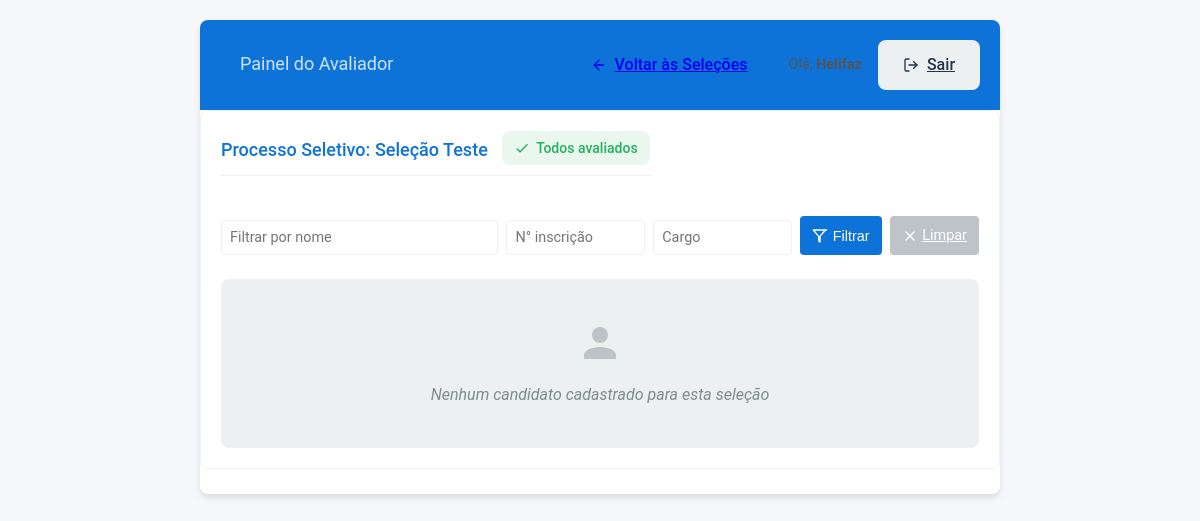
The page /painel/1/ (signed in) on the database as committed earlier.
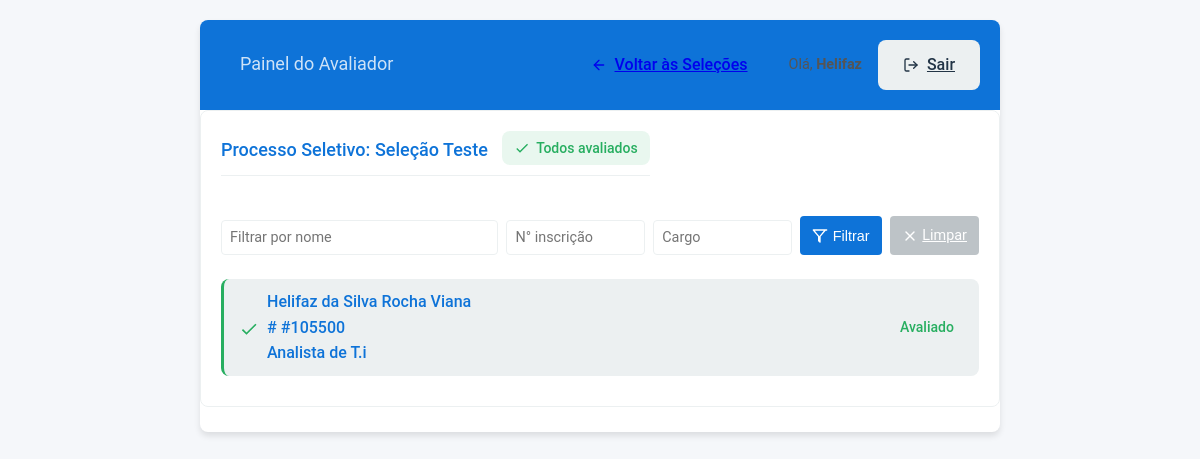
The same page on the database as committed later.
### analise_curricular/models.py (models this page shows, shortened)
class Selecao(models.Model):
    nome = models.CharField(max_length=200, unique=True, verbose_name="Nome da Seleção")
    descricao = models.TextField(blank=True, verbose_name="Descrição")
    ativa = models.BooleanField(default=True, verbose_name="Ativa para Avaliação")
    class Meta:
        verbose_name = "Seleção"
        verbose_name_plural = "Seleções"
        ordering = ['nome']

class Candidato(models.Model):
    REQUISITO_OPCOES = [
        ('Sim', 'Sim'),
        ('Nao', 'Não'),
    ]
    AVALIACAO_OPCOES = [
        ('Graduacao', 'Graduação'),
        ('Especializacao', 'Especialização'),
        ('Mestrado', 'Mestrado'),
        ('Doutorado', 'Doutorado'),
        ('Nao possui', 'Não possui'),
    ]
    selecao = models.ForeignKey(
        Selecao,
        on_delete=models.SET_NULL,
        null=True,
        blank=True,
        related_name='candidatos_da_selecao', # Mantido o nome que você escolheu
        verbose_name="Seleção"
    )
    nome = models.CharField(max_length=255, verbose_name="Nome do Candidato")
    inscricao = models.CharField(max_length=50, unique=True, verbose_name="Número de Inscrição")
    cargo = models.CharField(max_length=100, verbose_name="Cargo/Função")
    requisito = models.CharField(
        max_length=3,
        choices=REQUISITO_OPCOES,
        blank=True,
        null=True,
        verbose_name="Possui Requisitos para o Cargo"
    )
    avaliacao = models.CharField(
        max_length=15,
        choices=AVALIACAO_OPCOES,
        blank=True,
        null=True,
        verbose_name="Avaliação Curricular"
    )
    justificativa = models.TextField( # Mudei para TextField mas mantendo sua lógica
        blank=True,
        null=True,
        verbose_name="Justificativa (se 'Não possui')"
    )
    observacao = models.TextField(
        blank=True,
        null=True,
        verbose_name="Observações Adicionais"
    )
    pontuacao = models.IntegerField(
        default=0,
        verbose_name="Pontuação"
    )
    data_analise = models.DateField(
        auto_now_add=True,
        verbose_name="Data da Análise"
    )
    analisado = models.BooleanField(
        default=False,
        verbose_name="Analisado"
    )
    class Meta:
        verbose_name = "Candidato"
        verbose_name_plural = "Candidatos"
        ordering = ['nome', 'cargo'] # Mantido seu ordering original

### analise_curricular/views.py (the view)
# urls.py: path('painel/<int:selecao_id>/', views.painel_avaliador, name='painel_avaliador'),
@login_required
def painel_avaliador(request, selecao_id):
    selecao = get_object_or_404(Selecao, pk=selecao_id)
    candidatos = Candidato.objects.filter(selecao=selecao).order_by('inscricao')  # Note o campo 'inscricao'
    nome_filtro = request.GET.get('nome_filtro')
    inscricao_filtro = request.GET.get('inscricao')
    cargo_filtro = request.GET.get('cargo')
    if nome_filtro:
        candidatos = candidatos.filter(nome__icontains=nome_filtro)
    if inscricao_filtro:
        inscricao_limpa = ''.join(c for c in inscricao_filtro if c.isdigit())
        candidatos = candidatos.filter(inscricao__endswith=inscricao_limpa)
    if cargo_filtro:
        candidatos = candidatos.filter(cargo__icontains=cargo_filtro)
    context = {
        'selecao': selecao,
        'candidatos': candidatos,
        'todos_avaliados': not candidatos.filter(analisado=False).exists()
    }
    return render(request, 'Registration/painel_avaliador.html', context)

### analise_curricular/templates/Registration/painel_avaliador.html (shortened to what this page needs)
{% load static %}
<!DOCTYPE html>
<html lang="pt-br">
<head>
    <link rel="stylesheet" href="{% static 'CSS/style.css' %}">
</head>
<body>
    <div class="app-container">
        <header class="app-header">
            <div class="header-content">
                <h1>
                    <span class="selection-name">Painel do Avaliador</span>
                </h1>
                <div class="user-info">
                     <a href="{% url 'selecionar_selecao' %}" class="nav-button">
        <svg xmlns="http://www.w3.org/2000/svg" width="16" height="16" viewBox="0 0 24 24" fill="none" stroke="currentColor" stroke-width="2" stroke-linecap="round" stroke-linejoin="round">
            <path d="M19 12H5"></path>
            <path d="M12 19l-7-7 7-7"></path>
        </svg>
        Voltar às Seleções
    </a>
                                    <span class="welcome-message">Olá, <strong>{{ request.user.username }}</strong></span>
                <a href="{% url 'logout' %}" class="nav-button prev">
                    Sair
    </a>
</div>
            </div>
        </header>
        <main class="main-content">
            <section class="evaluation-section">
                <div class="section-header">
                    <h2 class="section-title">
                        Processo Seletivo: {{ selecao.nome }}
                        {% if todos_avaliados %}
                            <span class="status-badge success">
                                <svg width="16" height="16" viewBox="0 0 24 24">
                                    <path fill="currentColor" d="M9 16.17L4.83 12l-1.42 1.41L9 19 21 7l-1.41-1.41L9 16.17z"/>
                                </svg>
                                Todos avaliados
                            </span>
                        {% endif %}
                    </h2>
                    <div class="candidate-counter">
                    </div>
                </div>
                <form method="get" class="filter-form compact">
                <div class="filter-grid">
                    <div class="filter-group">
                        <input type="text" id="nome_filtro" name="nome_filtro" value="{{ request.GET.nome_filtro }}" placeholder="Filtrar por nome">
                    </div>
                    <div class="filter-group">
                    <input type="text"
                        id="inscricao"
                        name="inscricao"
                        value="{{ request.GET.inscricao|default:''|slice:'2:' }}"
                        placeholder="N° inscrição"
                        oninput="this.value = this.value.replace(/\D/g, '')">
                    </div>
                    <div class="filter-group">
                        <input type="text" id="cargo" name="cargo" value="{{ request.GET.cargo }}" placeholder="Cargo">
                    </div>
                    <div class="filter-actions">
                        <button type="submit" class="filter-button" title="Aplicar filtros">
                            <svg xmlns="http://www.w3.org/2000/svg" width="16" height="16" viewBox="0 0 24 24" fill="none" stroke="currentColor" stroke-width="2" stroke-linecap="round" stroke-linejoin="round">
                                <polygon points="22 3 2 3 10 12.46 10 19.19 12 21.19 12 12.46 20 3"></polygon>
                            </svg>
                            <span class="mobile-hidden">Filtrar</span>
                        </button>
                        <a href="{% url 'painel_avaliador' selecao.id %}" class="filter-button neutral" title="Limpar filtros">
                            <svg xmlns="http://www.w3.org/2000/svg" width="16" height="16" viewBox="0 0 24 24" fill="none" stroke="currentColor" stroke-width="2" stroke-linecap="round" stroke-linejoin="round">
                                <line x1="18" y1="6" x2="6" y2="18"></line>
                                <line x1="6" y1="6" x2="18" y2="18"></line>
                            </svg>
                            <span class="mobile-hidden">Limpar</span>
                        </a>
                    </div>
                </div>
            </form>
              <div class="candidates-container">
                {% if candidatos %}
                    <ul class="document-list">
                        {% for candidato in candidatos %}
                            <li class="candidate-item {% if candidato.analisado %}evaluated{% else %}pending{% endif %}">
                                <a href="{% url 'analisar_candidato' candidato.id %}" class="document-link">
                                    <span class="document-icon">
                                        {% if candidato.analisado %}
                                            <svg width="20" height="20" viewBox="0 0 24 24">
                                                <path fill="var(--success-color)" d="M9 16.17L4.83 12l-1.42 1.41L9 19 21 7l-1.41-1.41L9 16.17z"/>
                                            </svg>
                                        {% else %}
                                            <svg width="20" height="20" viewBox="0 0 24 24">
                                                <path fill="var(--warning-color)" d="M13 13h-2V7h2m0 10h-2v-2h2m-1-13a10 10 0 0 0-10 10 10 10 0 0 0 10 10 10 10 0 0 0 10-10 10 10 0 0 0-10-10z"/>
                                            </svg>
                                        {% endif %}
                                    </span>
                                    <div class="candidate-info">
                                        <span class="candidate-name">{{ candidato.nome }}</span>
                                        <div class="candidate-meta">
                                            <span class="candidate-inscription">#{{ candidato.inscricao }}</span>
                                            <span class="candidate-position">{{ candidato.cargo }}</span>
                                        </div>
                                    </div>
                                    <span class="status-text">
                                        {% if candidato.analisado %}
                                            Avaliado
                                        {% else %}
                                            Pendente
                                        {% endif %}
                                    </span>
                                </a>
                            </li>
                        {% endfor %}
                    </ul>
                {% else %}
                    <div class="empty-state">
                        <svg width="48" height="48" viewBox="0 0 24 24">
                            <path fill="var(--medium-gray)" d="M12 4a4 4 0 0 1 4 4 4 4 0 0 1-4 4 4 4 0 0 1-4-4 4 4 0 0 1 4-4m0 10c4.42 0 8 1.79 8 4v2H4v-2c0-2.21 3.58-4 8-4z"/>
                        </svg>
                        <p class="no-documents-message">
                            {% if request.GET.nome_filtro or request.GET.inscricao or request.GET.cargo %}
                                Nenhum candidato encontrado com os filtros aplicados
                            {% else %}
                                Nenhum candidato cadastrado para esta seleção
                            {% endif %}
                        </p>
                    </div>
                {% endif %}
            </div>
            </section>
        </main>
    </div>
</body>
</html>

Rows that differ between the two databases and show on the page:
added Candidato: analisado True (drawn), nome "Helifaz da Silva Rocha Viana", inscricao "105500", cargo "Analista de T.i"
Other text that changed with them:
text no longer shown: "Nenhum candidato cadastrado para esta seleção"
